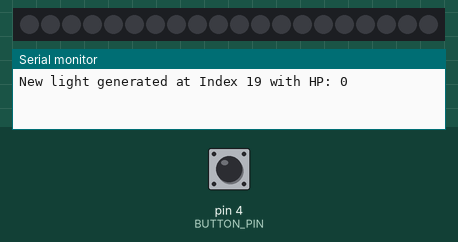
Recording of a sketch running on a simulated Arduino Uno, built with avr-gcc and run on an emulated ATmega328P. Shown: 20 RGB LEDs in strip order, left to right, the last lines printed to the serial monitor. Inputs (shaded band) come from the test bench; at power-on: pin 4 (BUTTON_PIN) HIGH. Dim RGB values are drawn brighter than linear; random numbers use the default seed unless the sketch sets one.

Above: at 1.2 s.
1.3 s: pin 4 (BUTTON_PIN) pulsed LOW 5 times (0.12 s each, 0.3 s apart)
At 3.8 s:
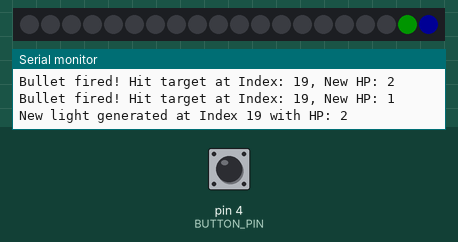
5.5 s: pin 4 (BUTTON_PIN) pulled LOW for 0.15 s
At 6.7 s:
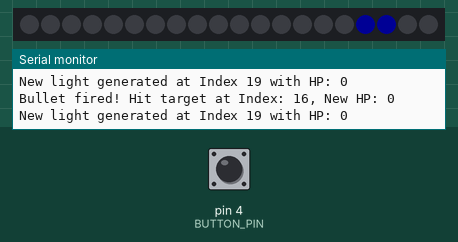
8.6 s: pin 4 (BUTTON_PIN) pulled LOW for 1 s
At 9.8 s:
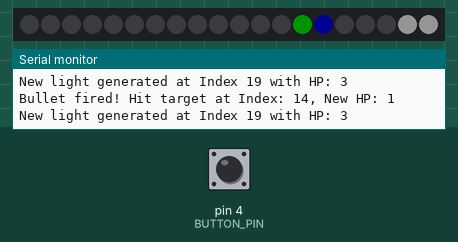
12.6 s: pin 4 (BUTTON_PIN) pulled LOW for 0.15 s
At 13.4 s:
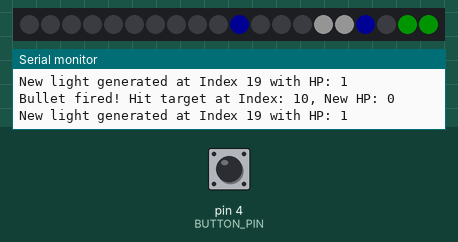
14.5 s: pin 4 (BUTTON_PIN) pulled LOW for 1 s
At 15.8 s:
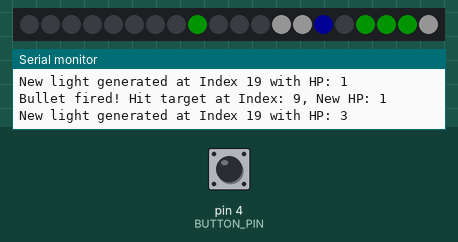
Timing chart, 0 to 17.5 s (numbered marks = the images above; inputs shaded):
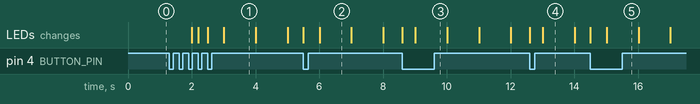

The sketch:

np_demo_03.ino
```cpp
#include <Adafruit_NeoPixel.h>

// -----------------------------------------------------------------------------
// 📌 參數設定
// -----------------------------------------------------------------------------
#define PIN             2      // Neopixel 數據腳位 (D2)
#define BUTTON_PIN      4      // 子彈按鈕腳位 (D4)
#define NUMPIXELS       20     // 燈條上的燈珠數量 (Index 0 - 19)
#define MOVE_INTERVAL   1000   // 燈光移動/生成的時間間隔 (1000ms = 1秒)

// 定義顏色 (中低亮度，可保護眼睛)
const uint32_t GAMEOVER_COLOR = Adafruit_NeoPixel::Color(20, 0, 0); // 紅色 (R=20)
const uint32_t COLOR_HP1      = Adafruit_NeoPixel::Color(0, 20, 0); // 綠燈 (HP 1)
const uint32_t COLOR_HP2      = Adafruit_NeoPixel::Color(0, 0, 20); // 藍燈 (HP 2)
const uint32_t COLOR_HP3      = Adafruit_NeoPixel::Color(20, 20, 20); // 白燈 (HP 3)

// -----------------------------------------------------------------------------
// 💾 狀態變數
// -----------------------------------------------------------------------------
Adafruit_NeoPixel pixels(NUMPIXELS, PIN, NEO_GRB + NEO_KHZ800);

// 記錄每顆燈的生命值 (0=熄滅, 1=綠, 2=藍, 3=白)
// Index 0 是最靠近玩家的燈。
int pixelHP[NUMPIXELS] = {0};

unsigned long lastMoveTime = 0; // 記錄上次移動/生成燈的時間
bool isGameOver = false;        // 遊戲狀態旗標
int buttonState = 0;            // 當前按鈕狀態
int lastButtonState = 0;        // 上次按鈕狀態

// -----------------------------------------------------------------------------
// ⚙️ setup() 初始設定
// -----------------------------------------------------------------------------
void setup() {
  Serial.begin(9600);
  randomSeed(analogRead(A0)); // 提高亂數的隨機性 (使用未連接的類比腳位 A0)

  pinMode(BUTTON_PIN, INPUT_PULLUP);

  pixels.begin();
  pixels.show();
}

// -----------------------------------------------------------------------------
// 🔄 loop() 迴圈執行
// -----------------------------------------------------------------------------
void loop() {
  if (isGameOver) {
    gameOverSequence();
    return;
  }

  // 1. 處理燈光移動和生成 (每 MOVE_INTERVAL 執行一次)
  if (millis() - lastMoveTime >= MOVE_INTERVAL) {
    handleLightMovement();
    lastMoveTime = millis();
  }

  // 2. 處理子彈射擊 (按鈕按下時)
  handleShooting();

  // 3. 繪製燈條
  drawLights();
}

// -----------------------------------------------------------------------------
// 🎯 處理燈光移動和生成 (每秒執行)
// -----------------------------------------------------------------------------
void handleLightMovement() {

  // A. 檢查遊戲結束條件 (Index 0 的燈是否亮著，即生命值 > 0)
  if (pixelHP[0] > 0) {
    Serial.println("Game Over: Light reached Index 0!");
    isGameOver = true;
    return;
  }

  // B. 燈光移動 (i -> i-1)
  // 將 Index 19 的燈移動到 Index 18，Index 1 的燈移動到 Index 0，等等。
  for (int i = 1; i < NUMPIXELS; i++) {
    // 將前一個燈的生命值賦予給當前燈
    pixelHP[i - 1] = pixelHP[i];
  }

  // C. 隨機生成新燈 (在 Index 19)
  // 產生 0 到 3 的亂數: 0=熄滅, 1=綠燈(HP1), 2=藍燈(HP2), 3=白燈(HP3)
  int randomHP = random(4); // 產生 0, 1, 2, 或 3

  pixelHP[NUMPIXELS - 1] = randomHP; // 設定 Index 19 的生命值

  Serial.print("New light generated at Index 19 with HP: ");
  Serial.println(randomHP);
}

// -----------------------------------------------------------------------------
// 🔫 處理子彈射擊 (按鈕D4)
// -----------------------------------------------------------------------------
void handleShooting() {
  buttonState = digitalRead(BUTTON_PIN);

  // 檢測按鈕從 鬆開 (HIGH) 變成 按下 (LOW) 的瞬間 (下降緣觸發)
  if (buttonState == LOW && lastButtonState == HIGH) {

    // 尋找最小 Index 且生命值 > 0 的燈 (最靠近玩家的目標)
    for (int i = 0; i < NUMPIXELS; i++) {
      if (pixelHP[i] > 0) {
        // 找到目標，將其生命值 -1
        pixelHP[i]--;
        Serial.print("Bullet fired! Hit target at Index: ");
        Serial.print(i);
        Serial.print(", New HP: ");
        Serial.println(pixelHP[i]);
        break; // 只擊滅或傷害一個目標
      }
    }
  }

  lastButtonState = buttonState;
}

// -----------------------------------------------------------------------------
// 🎨 繪製燈條 (根據生命值繪製顏色)
// -----------------------------------------------------------------------------
void drawLights() {
  for (int i = 0; i < NUMPIXELS; i++) {
    uint32_t colorToSet = 0; // 預設熄滅

    switch (pixelHP[i]) {
      case 3:
        colorToSet = COLOR_HP3; // 白燈 (HP 3)
        break;
      case 2:
        colorToSet = COLOR_HP2; // 藍燈 (HP 2)
        break;
      case 1:
        colorToSet = COLOR_HP1; // 綠燈 (HP 1)
        break;
      case 0:
      default:
        colorToSet = 0; // 熄滅 (HP 0)
        break;
    }

    pixels.setPixelColor(i, colorToSet);
  }
  pixels.show(); // 更新燈條
}

// -----------------------------------------------------------------------------
// 🛑 遊戲結束序列
// -----------------------------------------------------------------------------
void gameOverSequence() {
  // 全部燈亮紅色
  for(int i=0; i < NUMPIXELS; i++) {
    pixels.setPixelColor(i, GAMEOVER_COLOR);
  }
  pixels.show();

  // 保持紅燈狀態
  delay(100);
}
```

Measured:
- what the display in image 1 shows lasts 1.0 s, from 3.0 s to 4.0 s
